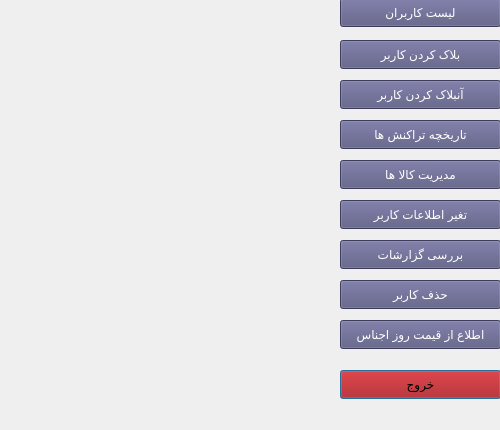
<?xml version="1.0" encoding="UTF-8"?>
<ui version="4.0">
 <class>Admin</class>
 <widget class="QDialog" name="Admin">
  <property name="enabled">
   <bool>true</bool>
  </property>
  <property name="geometry">
   <rect>
    <x>0</x>
    <y>0</y>
    <width>500</width>
    <height>430</height>
   </rect>
  </property>
  <property name="sizePolicy">
   <sizepolicy hsizetype="Preferred" vsizetype="Ignored">
    <horstretch>0</horstretch>
    <verstretch>0</verstretch>
   </sizepolicy>
  </property>
  <property name="minimumSize">
   <size>
    <width>500</width>
    <height>430</height>
   </size>
  </property>
  <property name="maximumSize">
   <size>
    <width>500</width>
    <height>430</height>
   </size>
  </property>
  <property name="windowTitle">
   <string>Dialog</string>
  </property>
  <property name="styleSheet">
   <string notr="true">background-image: url(:/photos/adminglob.png);</string>
  </property>
  <widget class="QPushButton" name="pushButton_8">
   <property name="geometry">
    <rect>
     <x>340</x>
     <y>370</y>
     <width>161</width>
     <height>29</height>
    </rect>
   </property>
   <property name="styleSheet">
    <string notr="true">background-image: url();
color: rgb(0, 0, 0);
background-color: rgb(170, 0, 0);</string>
   </property>
   <property name="text">
    <string>خروج</string>
   </property>
  </widget>
  <widget class="QPushButton" name="pushButton_10">
   <property name="geometry">
    <rect>
     <x>340</x>
     <y>-2</y>
     <width>161</width>
     <height>29</height>
    </rect>
   </property>
   <property name="styleSheet">
    <string notr="true">background-image: url();
background-color: rgb(85, 85, 127);
color: rgb(255, 255, 255);</string>
   </property>
   <property name="text">
    <string>لیست کاربران</string>
   </property>
  </widget>
  <widget class="QPushButton" name="pushButton">
   <property name="geometry">
    <rect>
     <x>340</x>
     <y>40</y>
     <width>161</width>
     <height>29</height>
    </rect>
   </property>
   <property name="sizePolicy">
    <sizepolicy hsizetype="Minimum" vsizetype="Fixed">
     <horstretch>0</horstretch>
     <verstretch>0</verstretch>
    </sizepolicy>
   </property>
   <property name="maximumSize">
    <size>
     <width>500</width>
     <height>16777215</height>
    </size>
   </property>
   <property name="styleSheet">
    <string notr="true">background-image: url();
background-color: rgb(85, 85, 127);
color: rgb(255, 255, 255);</string>
   </property>
   <property name="text">
    <string>بلاک کردن کاربر</string>
   </property>
  </widget>
  <widget class="QPushButton" name="pushButton_2">
   <property name="geometry">
    <rect>
     <x>340</x>
     <y>80</y>
     <width>161</width>
     <height>29</height>
    </rect>
   </property>
   <property name="styleSheet">
    <string notr="true">background-image: url();
background-color: rgb(85, 85, 127);
color: rgb(255, 255, 255);</string>
   </property>
   <property name="text">
    <string>آنبلاک کردن کاربر</string>
   </property>
  </widget>
  <widget class="QPushButton" name="pushButton_5">
   <property name="geometry">
    <rect>
     <x>340</x>
     <y>120</y>
     <width>161</width>
     <height>29</height>
    </rect>
   </property>
   <property name="styleSheet">
    <string notr="true">background-image: url();
background-color: rgb(85, 85, 127);
color: rgb(255, 255, 255);</string>
   </property>
   <property name="text">
    <string>تاریخچه تراکنش ها</string>
   </property>
  </widget>
  <widget class="QPushButton" name="pushButton_6">
   <property name="geometry">
    <rect>
     <x>340</x>
     <y>160</y>
     <width>161</width>
     <height>29</height>
    </rect>
   </property>
   <property name="styleSheet">
    <string notr="true">background-image: url();
background-color: rgb(85, 85, 127);
color: rgb(255, 255, 255);</string>
   </property>
   <property name="text">
    <string>مدیریت کالا ها</string>
   </property>
  </widget>
  <widget class="QPushButton" name="pushButton_3">
   <property name="geometry">
    <rect>
     <x>340</x>
     <y>200</y>
     <width>161</width>
     <height>29</height>
    </rect>
   </property>
   <property name="styleSheet">
    <string notr="true">background-image: url();
background-color: rgb(85, 85, 127);
color: rgb(255, 255, 255);</string>
   </property>
   <property name="text">
    <string>تغیر اطلاعات کاربر</string>
   </property>
  </widget>
  <widget class="QPushButton" name="pushButton_7">
   <property name="geometry">
    <rect>
     <x>340</x>
     <y>240</y>
     <width>161</width>
     <height>29</height>
    </rect>
   </property>
   <property name="styleSheet">
    <string notr="true">background-image: url();
background-color: rgb(85, 85, 127);
color: rgb(255, 255, 255);</string>
   </property>
   <property name="text">
    <string>بررسی گزارشات</string>
   </property>
  </widget>
  <widget class="QPushButton" name="pushButton_9">
   <property name="geometry">
    <rect>
     <x>340</x>
     <y>320</y>
     <width>161</width>
     <height>29</height>
    </rect>
   </property>
   <property name="styleSheet">
    <string notr="true">background-image: url();
background-color: rgb(85, 85, 127);
color: rgb(255, 255, 255);</string>
   </property>
   <property name="text">
    <string>اطلاع از قیمت روز اجناس</string>
   </property>
  </widget>
  <widget class="QPushButton" name="pushButton_4">
   <property name="geometry">
    <rect>
     <x>340</x>
     <y>280</y>
     <width>161</width>
     <height>29</height>
    </rect>
   </property>
   <property name="styleSheet">
    <string notr="true">background-image: url();
background-color: rgb(85, 85, 127);
color: rgb(255, 255, 255);</string>
   </property>
   <property name="text">
    <string>حذف کاربر</string>
   </property>
  </widget>
 </widget>
 <resources/>
 <connections/>
</ui>
